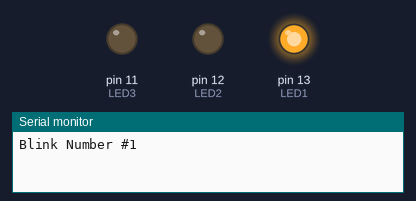
Bench run of a sketch on a simulated Arduino Uno, built with avr-gcc and run on an emulated ATmega328P. Parts: output pins drawn as LEDs (lit = HIGH), the last lines printed to the serial monitor.

Above: at 0.2 s.
At 1.2 s:
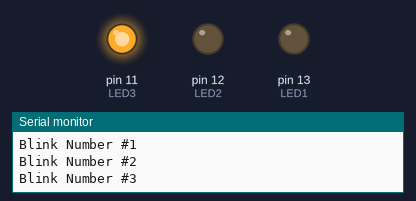
At 3.7 s:
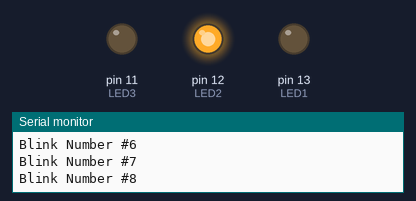
Timing chart, 0 to 4.6 s (numbered marks = the images above):
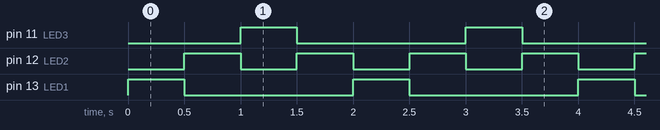

The sketch:

project_1.ino
```cpp
// Project 1: LED Blinking
// Group Members: Josh Wild, Dayne Newman
// Group Number: 14 (not sure this is what the bottom of the breadboard said)
// Date: 2/2/2025
// Code written by: Both team members


// LEDS and corresponding pin numbers
int LED1 = 13;  // red LED
int LED2 = 12;  // white LED
int LED3 = 11;  // blue LED

// counter for blink number
int counter = 0;

void setup() {
  // put your setup code here, to run once:

  // setup each LED for output mode
  pinMode(LED1, OUTPUT);
  pinMode(LED2, OUTPUT);
  pinMode(LED3, OUTPUT);
  Serial.begin(9600);
}

void loop() {
  // put your main code here, to run repeatedly:

  // before each HIGH output, increase counter and print blink number
  counter = counter + 1;
  Serial.print("Blink Number #");
  Serial.println(counter);

  // turn on red
  digitalWrite(LED1, HIGH);
  delay(500);
  // turn off red
  digitalWrite(LED1, LOW);

  counter = counter + 1;
  Serial.print("Blink Number #");
  Serial.println(counter);

  // turn on white
  digitalWrite(LED2, HIGH);
  delay(500);
  // turn off white
  digitalWrite(LED2, LOW);

  counter = counter + 1;
  Serial.print("Blink Number #");
  Serial.println(counter);

  // turn on blue
  digitalWrite(LED3, HIGH);
  delay(500);
  // turn off blue
  digitalWrite(LED3, LOW);

  counter = counter + 1;
  Serial.print("Blink Number #");
  Serial.println(counter);

  // turn on white
  digitalWrite(LED2, HIGH);
  delay(500);
  // turn off white
  digitalWrite(LED2, LOW);
}
```

Measured:
- by itself, pin 11 (LED3), pin 13 (LED1): alternates HIGH for 0.50 s and LOW for 1.5 s
- by itself, pin 12 (LED2): alternates HIGH for 0.50 s and LOW for 0.50 s
- by itself, everything shown: repeats every 2.0 s, in 5 steps
